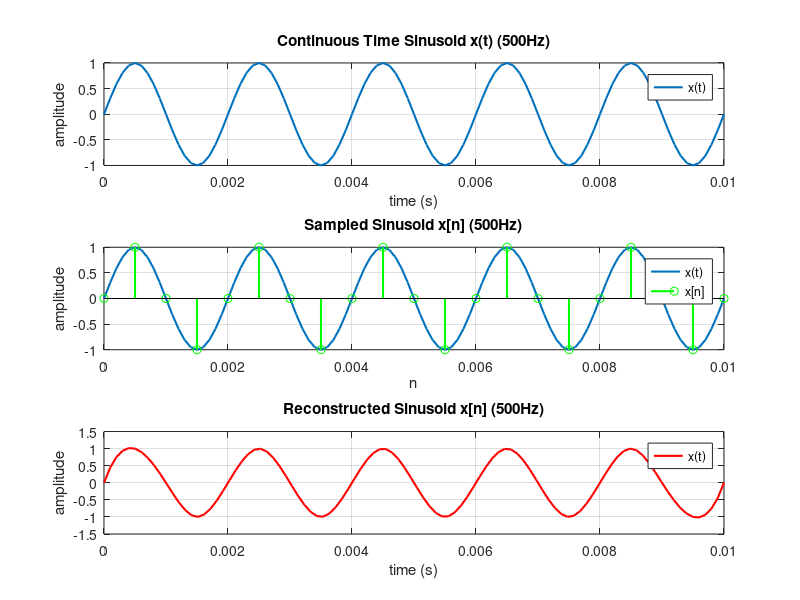

The MATLAB source for this figure:
%% This is a sampling script
close, clc, clear

%% signal generation

duration = 0.01; 
dt = 0.0001; %time step (how often we compute a sample)
t = 0:dt:duration; %x-axis (time)
f = 500; %frequency
x_t = sin(2 * pi * f * t); %continuous time sinusoid


% plotting code
figure(1)
subplot(3, 1, 1) % subplot 1
plot(t ,x_t, 'linewidth',1.5)
xlim([0 0.01]) % limit the x-axis
title('Continuous Time Sinusoid x(t) (500Hz)')
xlabel('time (s)')
ylabel('amplitude')
legend('x(t)')
grid on
% hold on

%% sampling

Fs = 2000; % sampling frequency 
Ts = 1/Fs; % sampling period
n = 0:Ts:duration; % x-axis (samples)
x_n = sin(2 * pi * f * n); % discrete time sinusoid

% plotted 
subplot(3, 1, 2) % subplot 2
plot(t ,x_t, 'linewidth',1.5)
hold on
stem(n, x_n, 'g', 'linewidth',1.5) % for 'discrete' 
xlim([0 0.01]) % limit the x-axis 
hold off
grid on
title('Sampled Sinusoid x[n] (500Hz)')
xlabel('n')
ylabel('amplitude')
legend('x(t)', 'x[n]')
% sound(x_n)

%% reconstruction

t_r = linspace(0, max(n), (max(n)/dt)); %x-axis (reconstructed time axis)
y_t = interp1(n, x_n, t_r, "spline"); %reconstructed continous time sinusoid

%plotting code
subplot(3, 1, 3) % subplot 3
plot(t_r, y_t,'r','linewidth',1.5) 
grid on
title('Reconstructed Sinusoid x[n] (500Hz)')
xlabel('time (s)')
ylabel('amplitude')
legend('x(t)')
xlim([0 0.01]) %limit x-axis
% sound(x_n)

%% Add FFT Code here to verify 
